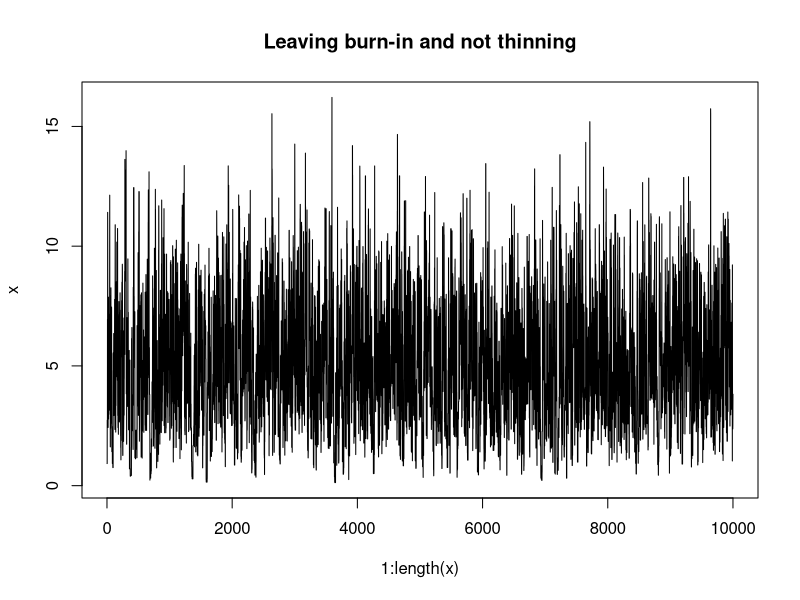
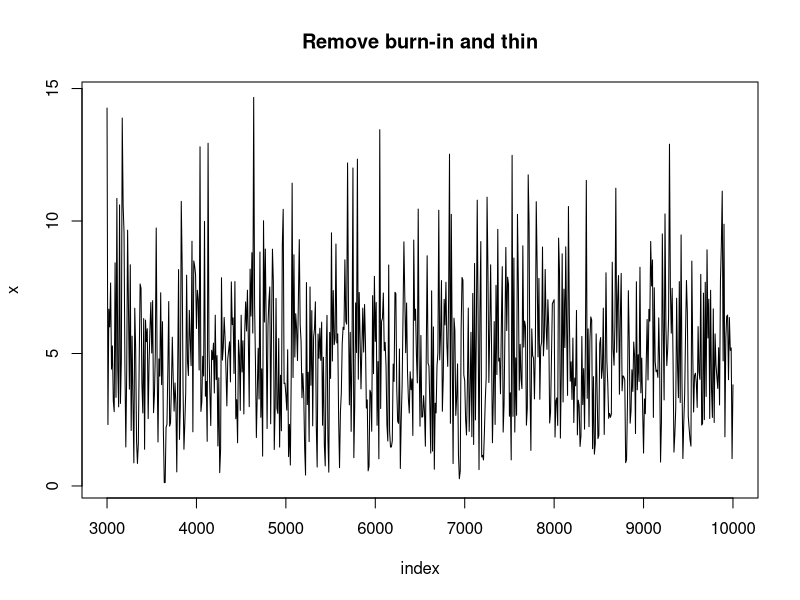

Generate these figures, in order, with R:
## ---- chunk 1
knitr::opts_chunk$set(cache=TRUE, autodep=TRUE, cache.comments=TRUE)
## ---- chunk 2
simreps <- 10000
P <- matrix(data = c(0.99, 0.01, 0, 0.5, 0.4, 0.1, 0, 0.25, 0.75), nrow = 3, byrow = TRUE)
n <- nrow(P)
X <- numeric(simreps)
## for a healthy person at time 1
X[1] <- 1

for (t in 1:(simreps-1)) {
    X[t + 1] <- sample(x = 1:n, size = 1, prob = P[X[t], ])
}

cat("Healthy person to start")
table(X)
table(X) / length(X)

## for a severly ill person at time 1
X[1] <- 3

for (t in 1:(simreps-1)) {
    X[t + 1] <- sample(x = 1:n, size = 1, prob = P[X[t], ])
}

cat("Serevely ill person to start")
table(X)
table(X) / length(X)
## ---- chunk 3
## define Rayleigh density
f <- function(x, sigma) {
    if (any(x < 0)) return(0)
    stopifnot(sigma > 0)
    return((x / sigma^2) * exp(-x^2 / (2*sigma^2)))
}

## construct the chain
m <- 10000
sigma <- 4
x <- numeric(m)
x[1] <- rchisq(1, df = 1)
k <- 0 ## rejections to investigate efficiency
u <- runif(m) ## acceptance probabilities

for (i in 2:m) {
    xt <- x[i-1]
    y <- rchisq(1, df = xt)
    num <- f(y, sigma) * dchisq(xt, df = y)
    den <- f(xt, sigma) * dchisq(y, df = xt)
    if (u[i] <= num/den) {
        x[i] <- y 
    } else {
        ## y is rejected
        x[i] <- xt
        k <- k + 1
    }
}

print(k) / m
## ---- chunk 4
## go past burn-in and thin
index <- seq(3000, 10000, by = 10)
y1 <- x[index]
plot(1:length(x), x, type = "l", main = "Leaving burn-in and not thinning", ylab = "x")
plot(index, y1, type = "l", main = "Remove burn-in and thin", ylab = "x")
## ---- chunk 5
## expected value
mean(y1)
mean(x)
## in theory
sigma * sqrt(pi /2)
